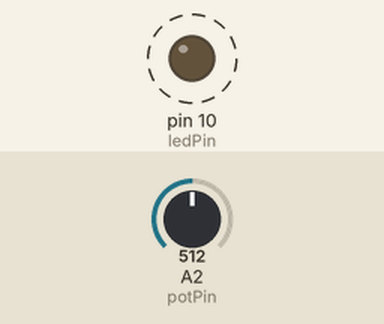
This sketch was run on a simulated Arduino Uno, built with avr-gcc and run on an emulated ATmega328P. Parts: output pins drawn as LEDs (lit = HIGH). Dashed ring = blinking. The test bench sets the inputs (shaded band); at power-on: A2 (potPin) = 512.

Above: at 1.8 s.
1.9 s: A2 (potPin) set to 0
At 2.6 s:
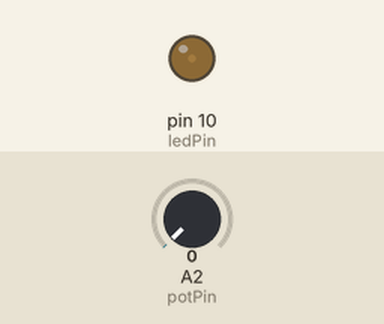
3.6 s: A2 (potPin) set to 122
At 3.9 s:
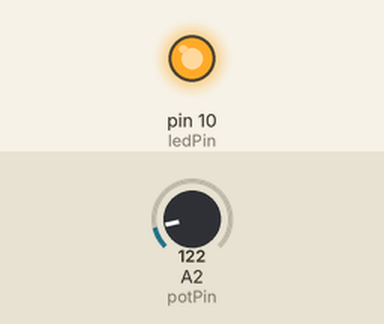
Timing chart, 0 to 13.1 s (numbered marks = the images above; inputs shaded):
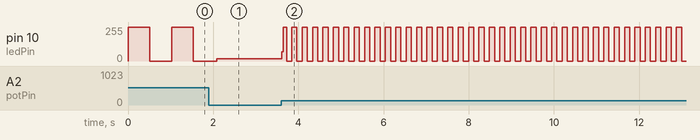

The sketch:

Potentiometer_LED.ino
```cpp
/* Analog Read to LED
 * ------------------
 *
 * turns on and off a light emitting diode(LED) connected to digital
 * pin 13. The amount of time the LED will be on and off depends on
 * the value obtained by analogRead(). In the easiest case we connect
 * a potentiometer to analog pin 2.
 *
 * Created 1 December 2005
 * copyleft 2005 DojoDave <http://www.0j0.org>
 * http://arduino.berlios.de
 *
 */

int potPin = A2;    // select the input pin for the potentiometer
int ledPin = 10;   // select the pin for the LED
int val = 0;       // variable to store the value coming from the sensor

void setup() {
  pinMode(ledPin, OUTPUT);  // declare the ledPin as an OUTPUT
}

void loop() {
  val = analogRead(potPin);    // read the value from the sensor
  digitalWrite(ledPin, HIGH);  // turn the ledPin on
  delay(val);                  // stop the program for some time
  digitalWrite(ledPin, LOW);   // turn the ledPin off
  delay(val);                  // stop the program for some time
}
```

Measured:
- after the input at 3.6 s, pin 10 (ledPin): 18/255 → 70/255 at once, then moves between 0/255 and 255/255, repeating every 0.24 s
- by itself, pin 10 (ledPin): alternates 255/255 for 0.51 s and 0/255 for 0.51 s
